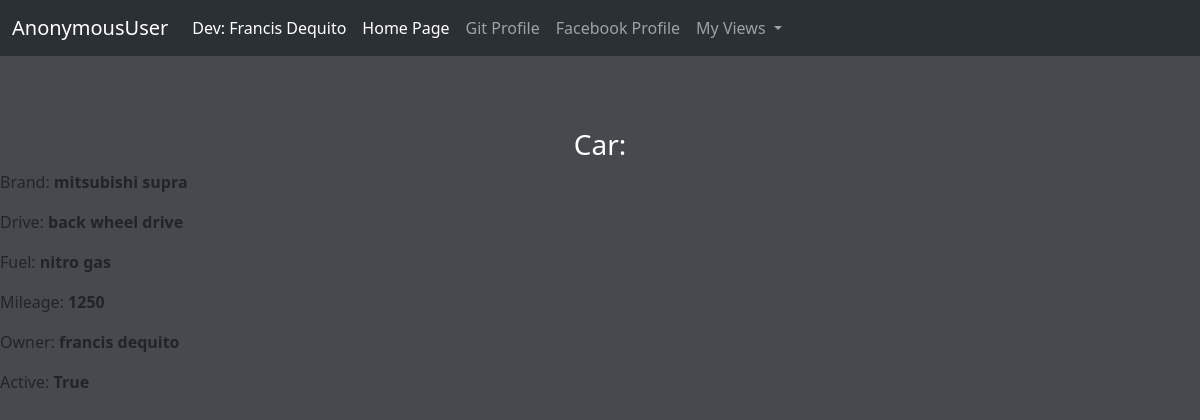
/products/view_cars/1/, run on the app's committed database.
### products/models.py (models this page shows)
class Cars(models.Model):
    brand = models.CharField(max_length=120)
    drive = models.CharField(max_length=120)
    fuel = models.CharField(max_length=120)
    mileage = models.CharField(max_length=120)
    owner = models.CharField(max_length=120)
    active = models.BooleanField(default=False)

### products/views.py (the view)
# urls.py: path("view_cars/<int:car_id>/", views.view_car_details),
def view_car_details(request, car_id):
    try:
        item = Cars.objects.get(id=car_id)
        res = {
        "brand":item.brand,
        "drive":item.drive,
        "fuel":item.fuel,
        "mileage":item.mileage,
        "owner":item.owner,
        "active":item.active
        }
    except Cars.DoesNotExist:
        raise Http404
    return render(request, "car_details.html", res)

### products/templates/car_details.html
{% extends "bork.html" %}
{% block content %}
    <h3>Car: </h3>
    <p>Brand: <b>{{ brand }}</b></p>
    <p>Drive: <b>{{ drive }}</b></p>
    <p>Fuel: <b>{{ fuel }}</b></p>
    <p>Mileage: <b>{{ mileage }}</b></p>
    <p>Owner: <b>{{ owner }}</b></p>
    <p>Active: <b>{{ active }}</b></p>
{% endblock content %}

### static/css/myCSS.css (style rules this page uses)
body { background-color: rgb(70, 74, 78); }
h3 { color: white; text-align: center; }

### data on the page
Cars: brand "mitsubishi supra", drive "back wheel drive", fuel "nitro gas", mileage "1250", owner "francis dequito"

### other printed values
{{ request.user }} "AnonymousUser"
{{ active }} "True"
